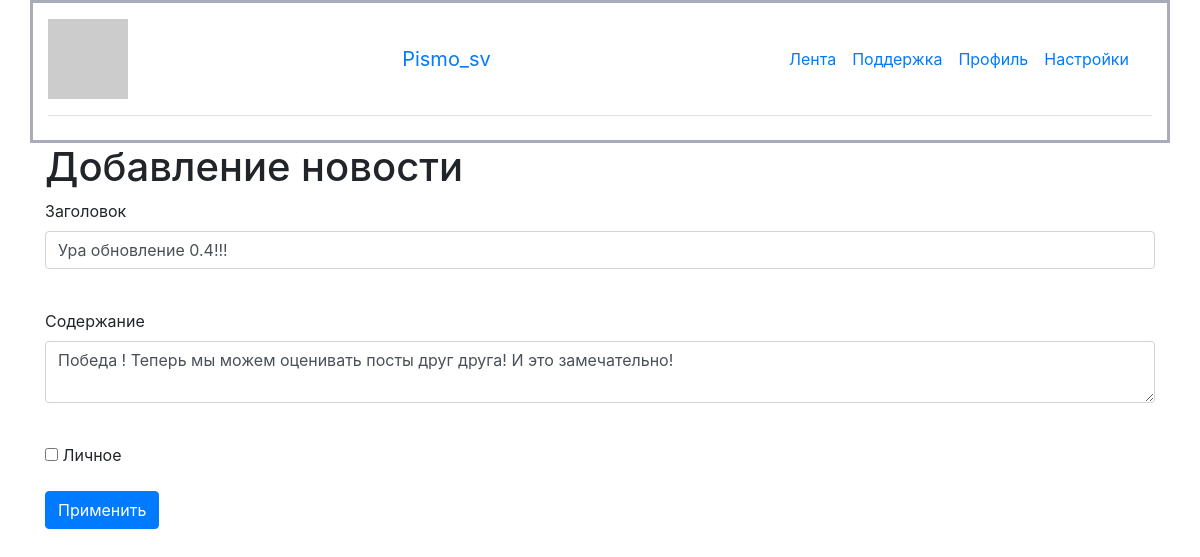
Page /news/7 (signed in) on the committed database.
### data/users.py (models this page shows, shortened)
class User(SqlAlchemyBase, UserMixin):
    __tablename__ = 'users'
    id = sqlalchemy.Column(sqlalchemy.Integer,
                           primary_key=True, autoincrement=True)
    name = sqlalchemy.Column(sqlalchemy.String, nullable=True)
    about = sqlalchemy.Column(sqlalchemy.String, nullable=True)
    email = sqlalchemy.Column(sqlalchemy.String,
                              index=True, unique=True, nullable=True)
    hashed_password = sqlalchemy.Column(sqlalchemy.String, nullable=True)
    created_date = sqlalchemy.Column(sqlalchemy.DateTime,
                                     default=datetime.datetime.now)
    news = orm.relationship("News", back_populates='user')
    def avatar(self, size):
        digest = md5(self.email.lower().encode('utf-8')).hexdigest()
        return 'https://www.gravatar.com/avatar/{}?d=identicon&s={}'.format(
            digest, size)

### data/news.py (models this page shows)
class News(SqlAlchemyBase):
    __tablename__ = 'news'
    id = sqlalchemy.Column(sqlalchemy.Integer,
                           primary_key=True, autoincrement=True)
    title = sqlalchemy.Column(sqlalchemy.String, nullable=True)
    content = sqlalchemy.Column(sqlalchemy.String, nullable=True)
    created_date = sqlalchemy.Column(sqlalchemy.DateTime,
                                     default=datetime.datetime.now)
    is_private = sqlalchemy.Column(sqlalchemy.Boolean, default=True)
    user_id = sqlalchemy.Column(sqlalchemy.Integer,
                                sqlalchemy.ForeignKey("users.id"))
    likes = sqlalchemy.Column(sqlalchemy.Integer, default=0)
    liked_users = sqlalchemy.Column(sqlalchemy.String)
    user = orm.relationship('User')

### main.py (the view, shortened to what this page needs)
@app.route('/news/<int:id>', methods=['GET', 'POST'])
@login_required
def edit_news(id):
    form = NewsForm()
    if request.method == "GET":
        db_sess = db_session.create_session()
        news = db_sess.query(News).filter(News.id == id,
                                          News.user == current_user
                                          ).first()
        if news:
            form.title.data = news.title
            form.content.data = news.content
            form.is_private.data = news.is_private
        else:
            abort(404)
    return render_template('news.html',
                           title='Редактирование новости',
                           form=form
                           )

### forms/news.py
class NewsForm(FlaskForm):
    title = StringField('Заголовок', validators=[DataRequired()])
    content = TextAreaField("Содержание")
    is_private = BooleanField("Личное")
    submit = SubmitField('Применить')

### data/db_session.py (called while the page is built)
def create_session() -> Session:
    global __factory
    return __factory()

### main.py (called while the page is built)
@login_manager.user_loader
def load_user(user_id):
    db_sess = db_session.create_session()
    return db_sess.query(User).get(user_id)

### templates/news.html (shortened to what this page needs)
{% extends "base.html" %}
{% block content %}
<h1>Добавление новости</h1>
<form action="" method="post">
    <p>
        {{ form.title.label }}<br>
        {{ form.title(class="form-control") }}<br>
    </p>
    <p>
        {{ form.content.label }}<br>
        {{ form.content(class="form-control") }}<br>
    </p>
    <p>{{ form.is_private() }} {{ form.is_private.label }}</p>
    <p>{{ form.submit(type="submit", class="btn btn-primary") }}</p>
</form>
{% endblock %}

### templates/base.html (shortened to what this page needs)
<!doctype html>
<html lang="en">
<head>
    <link rel="stylesheet"
          href="https://stackpath.bootstrapcdn.com/bootstrap/4.4.1/css/bootstrap.min.css"
>
</head>
<body>
<header>
    <div class="container" style="background-color: white; border:#aaabb8 solid; ">
        <header class="d-flex flex-wrap align-items-center justify-content-center justify-content-md-between py-3 mb-4 border-bottom">
            {% if current_user.is_authenticated %}
            <img src="{{current_user.avatar(80)}}">
            <a class="navbar-brand" href="/logout">{{ current_user.name }}</a>
            {% endif %}
            <ul class="nav col-12 col-md-auto mb-2 justify-content-center mb-md-0">
                <li><a href="/" class="nav-link px-2 link-secondary">Лента</a></li>
                <li><a href="#" class="nav-link px-2">Поддержка</a></li>
                <li><a href="/profile" class="nav-link px-2">Профиль</a></li>
                <li><a href="#" class="nav-link px-2" style="">Настройки</a></li>
        </header>
    </div>
</header>
<main role="main" class="container">
    {% block content %}{% endblock %}
</main>
</body>
</html>

### templates/base.html (style rules this page uses)
body { background: url(https://img.freepik.com/free-photo/white-concrete-wall_53876-92803.jpg?w=1380&t=st=1681221851~exp=1681222451~hmac=b56127937686b29879128f878f829b32c23de93e679daa4056adbcf6740c8b92); background-color: #AAABB8 background-repeat: repeat-x; background-repeat: repeat-y; background-size: 100%; }

### rows in the picture
User: name "Pismo_sv"
News: title "Ура обновление 0.4!!!", content "Победа ! Теперь мы можем оценивать посты друг друга! И это замечательно!"
